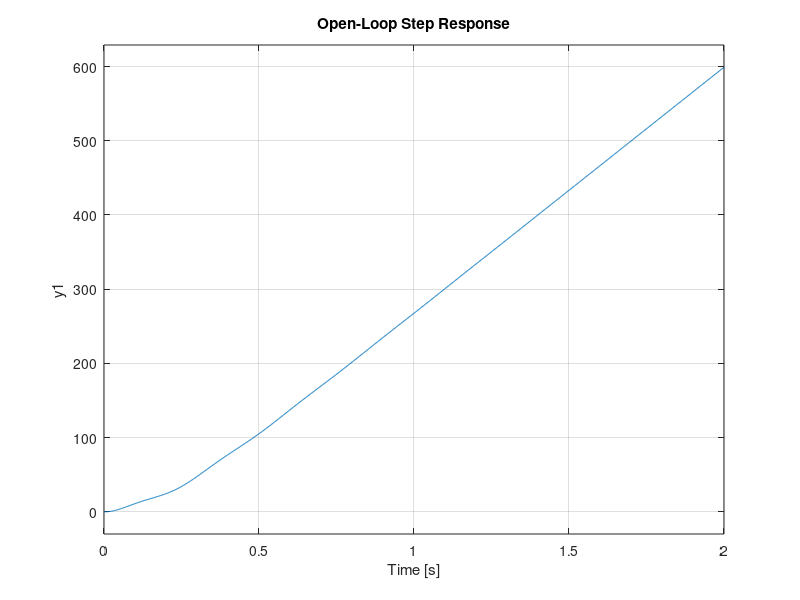

MATLAB code to generate this figure: (Note: this script raises an error after producing the figure.)
clc;
clear;
close all;

% Define the plant transfer function G(s)
num = [3.223e-08, 2.979e-08, 8.086e-06];
den = [3.6e-14, 7.974e-12, 1.166e-10, 4.817e-09, 2.438e-08, 0];
G = tf(num, den);

% Display the open-loop step response
figure;
step(G);
title('Open-Loop Step Response');
grid on;

% PID Controller Design
Kp = 0.26;  % Proportional gain (tuned experimentally)
Ki = 0.18;    % Integral gain (eliminates steady-state error)
Kd = 0.015;    % Derivative gain (reduces overshoot)

C = pid(Kp, Ki, Kd);

% Closed-loop system with PID controller
T = feedback(C * G, 1);

stepinfo(T)
